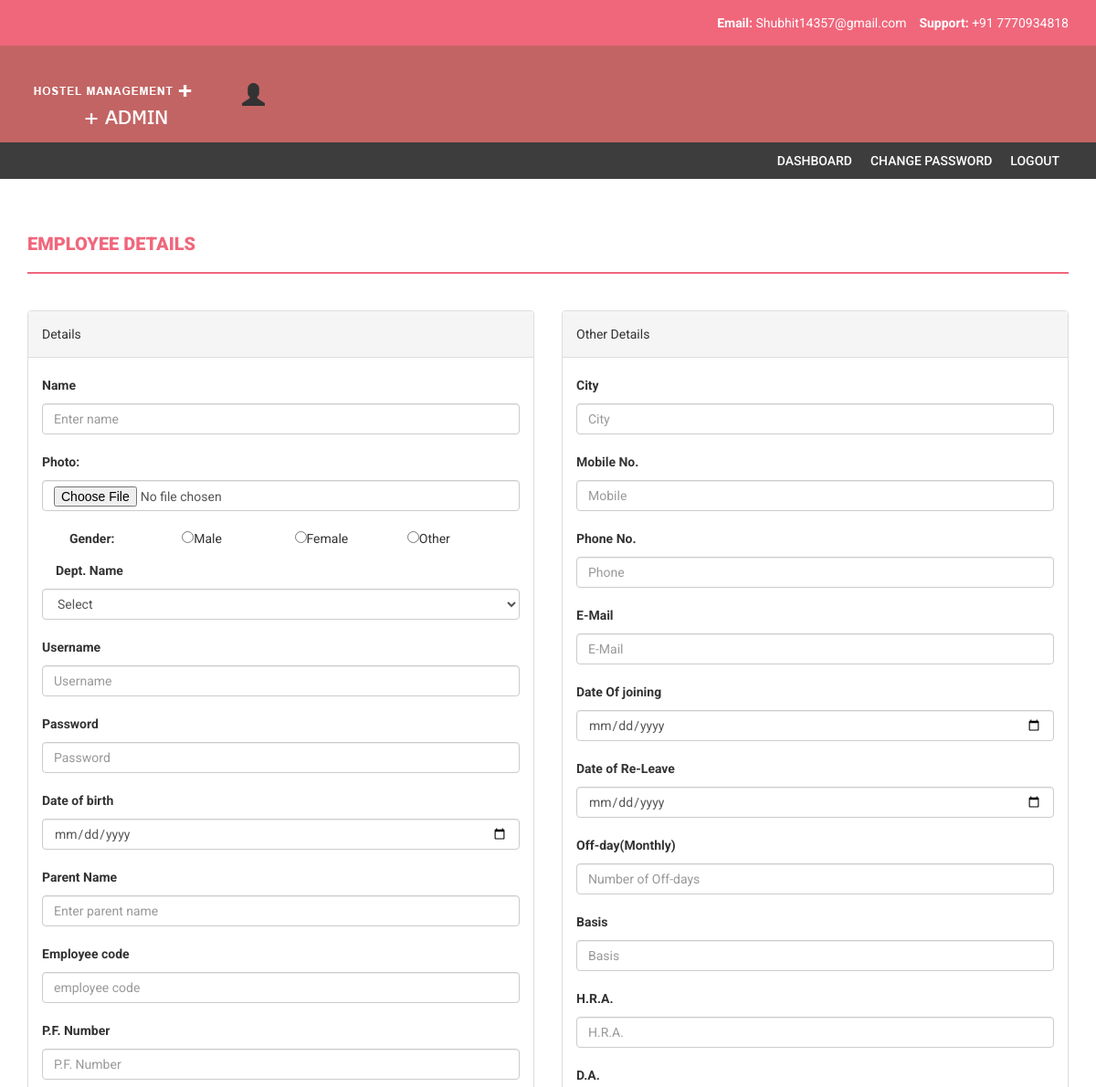
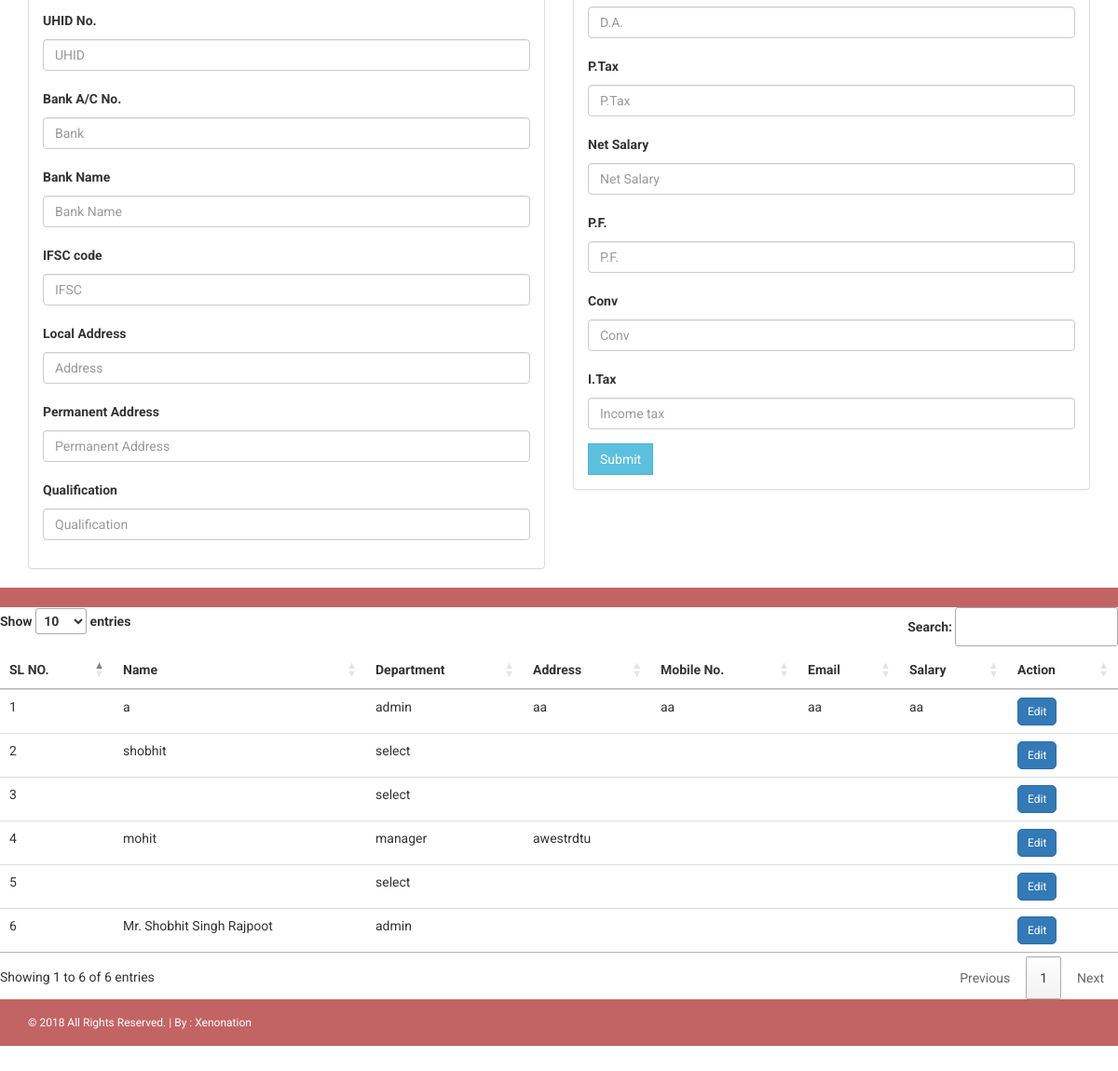
The app's page /admin/employee_registration.php with its own data (2 pictures, top to bottom).
### tables this page shows
CREATE TABLE `tbl_emp_registration` (
  `id` int(11) NOT NULL,
  `emp_name` varchar(30) NOT NULL,
  `dept_name` varchar(30) NOT NULL,
  `u_name` varchar(30) NOT NULL,
  `u_pass` varchar(30) NOT NULL,
  `parent_name` varchar(30) NOT NULL,
  `adhaar_no` varchar(30) NOT NULL,
  `bank_acc` varchar(30) NOT NULL,
  `bank_name` varchar(30) NOT NULL,
  `ifsc_code` varchar(30) NOT NULL,
  `address` varchar(30) NOT NULL,
  `city` varchar(30) NOT NULL,
  `mobile_no` varchar(30) NOT NULL,
  `phone_no` varchar(30) NOT NULL,
  `email` varchar(30) NOT NULL,
  `birth_date` varchar(30) NOT NULL,
  `joining_date` varchar(30) NOT NULL,
  `relieve_date` varchar(30) NOT NULL,
  `permanent_address` varchar(30) NOT NULL,
  `pf_number` varchar(30) NOT NULL,
  `qualification` varchar(30) NOT NULL,
  `gender` varchar(30) NOT NULL,
  `off_day` varchar(30) NOT NULL,
  `basis` varchar(30) NOT NULL,
  `hra` varchar(30) NOT NULL,
  `net_salary` varchar(30) NOT NULL,
  `pf` varchar(30) NOT NULL,
  `conv` varchar(30) NOT NULL,
  `p_tax` varchar(30) NOT NULL,
  `da` varchar(30) NOT NULL,
  `i_tax` varchar(30) NOT NULL,
  `total` varchar(30) NOT NULL,
  `emp_code` varchar(30) NOT NULL,
  `image` varchar(60) NOT NULL
);

### admin/employee_registration.php (the view, shortened to what this page needs)
<!DOCTYPE html>
<html xmlns="http://www.w3.org/1999/xhtml">
<head>
    <link href="assets/css/bootstrap.css" rel="stylesheet" />
    <link href="assets/css/font-awesome.css" rel="stylesheet" />
    <link href="assets/css/style.css" rel="stylesheet" />
    <link href="https://cdn.datatables.net/1.10.19/css/jquery.dataTables.min.css" rel="stylesheet" />
</head>
<body>
    <header>
        <div class="container">
            <div class="row">
                <div class="col-md-12">
                    <strong>Email:
                    </strong>Shubhit14357@gmail.com
                        &nbsp;&nbsp;
                 <strong>Support: </strong>+91 7770934818
                </div>
            </div>
        </div>
    </header>
     <div class="navbar navbar-inverse set-radius-zero">
        <div class="container">
            <div class="navbar-header">
                <a class="navbar-brand" href="index.php">
                    <img src="assets/img/logo.png" />
                </a>
            </div>
            <div class="left-div">
                <div class="user-settings-wrapper">
                    <ul class="nav">
                        <li class="dropdown">
                              <span class="glyphicon glyphicon-user" style="font-size: 25px;"></span>
                        </li>
                    </ul>
                </div>
            </div>
        </div>
    </div>
    <section class="menu-section">
        <div class="container">
            <div class="row">
                <div class="col-md-12">
                    <div class="navbar-collapse collapse ">
                        <ul id="menu-top" class="nav navbar-nav navbar-right">
                            <li><a href="index.php">Dashboard</a></li>
                          <li><a href="change_password.php">Change Password</a></li>
                            <li><a href="blank.php">LogOut</a></li>
                        </ul>
                    </div>
                </div>
            </div>
        </div>
    </section>
    <div class="content-wrapper">
        <div class="container">
              <div class="row">
                    <div class="col-md-12">
                        <h1 class="page-head-line">Employee Details</h1>
                    </div>
                                                    </div>
                                                <div class="row">
                                            <div class="col-md-6">
                                            <div class="panel panel-default">
                                        <div class="panel-heading">
                                Details
                            </div>
                                                <div class="panel-body">
              <form action="employee_registration_submit.php" method="POST" enctype="multipart/form-data">
                                                <div class="form-group">
                  <label >Name</label>
                <input type="text" name="user_name" id="user_name" class="form-control" placeholder="Enter name" />
              </div>
                   <div class="form-group">
                    <label >Photo:</label>
                    <input type="file" name="fileToUpload" class="form-control" id="fileToUpload" >
                  </div>
                <div class="col-xs-12" >
                    <div class="form-group">
                      <div class="col-xs-3" > <label >Gender:</label></div>
                      <div class="col-xs-3" ><input type="radio" name="gender" value="male">Male</div>
                      <div class="col-xs-3"> <input type="radio" name="gender" value="female">Female</div>
                    <div class="col-xs-3"> <input type="radio" name="gender" value="other">Other</div>
                    </div>
                </div>
  <div class="form-group">
  <div class="col-xs-12">  <label >Dept. Name</label></div>
                                            <select name="user_dept" id='user_dept' class="form-control">
                                                <option  value="select">Select</option>
                                              </select>
   </div>
   <div class="form-group">
   <label >Username</label>
                <input type="text" name="u_name" id="u_name" class="form-control" placeholder="Username" />
              </div>
                    <div class="form-group">
   <label >Password</label>
                <input type="Password" name="u_password" id="u_password" class="form-control" placeholder="Password" />
              </div>
  <div class="form-group">
    <label >Date of birth</label>
    <input type="date" class="form-control" name="u_dob" id="u_dob" placeholder="Date Of Birth" />
  </div>
 <div class="form-group"> <label >Parent Name</label>
             <input type="text" name="user_pname" id="user_pname" class="form-control" placeholder="Enter parent name" />
                                        </div>
  <div class="form-group">
    <label>Employee code</label>
    <input type="text" class="form-control" id="emp_code" name="emp_code" placeholder="employee code" />
  </div>
  <div class="form-group">
    <label >P.F. Number</label>
    <input type="text" class="form-control" id="emp_pfno" name="emp_pfno" placeholder="P.F. Number" />
  </div>
  <div class="form-group">
    <label >UHID No.</label>
    <input type="text" class="form-control" id="emp_uhid" name="emp_uhid" placeholder="UHID" />
  </div>
  <div class="form-group">
    <label >Bank A/C No.</label>
    <input type="text" class="form-control" name="emp_ac" id="emp_ac" placeholder="Bank" />
  </div>
  <div class="form-group">
    <label >Bank Name</label>
    <input type="text" class="form-control" id="emp_bankname" name="emp_bankname" placeholder="Bank Name" />
  </div>
  <div class="form-group">
    <label >IFSC code</label>
    <input type="text" class="form-control" name="emp_ifsc" id="emp_ifsc" placeholder="IFSC" />
  </div>
<div class="form-group">
    <label >Local Address</label>
    <input type="text" class="form-control" id="emp_address" name="emp_address" placeholder="Address" />
  </div>
  <div class="form-group">
    <label >Permanent Address</label>
    <input type="text" class="form-control" id="emp_paddress" name="emp_paddress" placeholder="Permanent Address" />
  </div>
<div class="form-group">
    <label >Qualification</label>
    <input type="text" class="form-control" id="emp_qualification" name="emp_qualification" placeholder="Qualification" />
  </div>
                            </div>
                            </div>
                    </div>
                    <div class="col-md-6">
                     <div class="panel panel-default">
                        <div class="panel-heading">
                        Other Details
                        </div>
                        <div class="panel-body">
  <div class="form-group">
    <label >City</label>
    <input type="text" class="form-control" id="emp_city" name="emp_city" placeholder="City" />
  </div>
  <div class="form-group">
    <label >Mobile No.</label>
    <input type="text" class="form-control" id="emp_mobile" name="emp_mobile" placeholder="Mobile" />
  </div>
  <div class="form-group">
    <label >Phone No.</label>
    <input type="text" class="form-control" id="emp_phone" name="emp_phone" placeholder="Phone" />
  </div>
 <div class="form-group">
    <label >E-Mail</label>
    <input type="text" class="form-control" id="emp_email" name="emp_email" placeholder="E-Mail" />
  </div>
 <div class="form-group">
    <label >Date Of joining</label>
    <input type="Date" class="form-control" id="emp_joiningdate" name="emp_joiningdate" placeholder="Joining date" />
  </div>
 <div class="form-group">
    <label >Date of Re-Leave</label>
    <input type="Date" class="form-control" id="emp_releavedate" name="emp_releavedate" placeholder="Re-Leave date" />
  </div>
 <div class="form-group">
    <label >Off-day(Monthly)</label>
    <input type="text" class="form-control" id="emp_offdays" name="emp_offdays" placeholder="Number of Off-days" />
  </div>
 <div class="form-group">
    <label >Basis</label>
    <input type="text" class="form-control" id="emp_basis" name="emp_basis" placeholder="Basis" />
  </div>
 <div class="form-group">
    <label >H.R.A.</label>
    <input type="text" class="form-control" id="emp_hra" name="emp_hra" placeholder="H.R.A." />
  </div>
 <div class="form-group">
    <label >D.A.</label>
    <input type="text" class="form-control" id="emp_da" name="emp_da" placeholder="D.A." />
  </div>
 <div class="form-group">
    <label >P.Tax</label>
    <input type="text" class="form-control" id="emp_ptax" name="emp_ptax" placeholder="P.Tax" />
  </div>
                 <div class="form-group">
                    <label >Net Salary</label>
                    <input type="text" class="form-control" id="emp_salary" name="emp_salary" placeholder="Net Salary" />
                  </div>
                 <div class="form-group">
                    <label >P.F.</label>
                    <input type="text" class="form-control" id="emp_pf" name="emp_pf" placeholder="P.F." />
                  </div>
                 <div class="form-group">
                    <label >Conv</label>
                    <input type="text" class="form-control" id="emp_conv" name="emp_conv" placeholder="Conv" />
                  </div>
 <div class="form-group">
    <label >I.Tax</label>
    <input type="text" class="form-control" id="emp_itax" name="emp_itax" placeholder="Income tax" />
  </div>
 <input type="submit" name="sub" id="sub" class="btn btn-info" value="Submit">
</div>
                        </div>
                                </div>             </div>
                    </div>
<footer>
        <div class="container">
            <div class="row">
                <div class="col-md-12">
                </div>
            </div>
        </div>
    </footer>
                <div class="table-responsive ">
                <table class="table" id="example" class="display">
                <thead>
                    <tr>
                        <th>SL NO.</th>
                        <th>Name</th>
                        <th>Department</th>
                        <th>Address</th>
                        <th>Mobile No.</th>
                        <th>Email</th>
                        <th>Salary</th>
                        <th>Action</th>
                    </tr>
                </thead>
                <tbody>
                  <?php
                  include '../configfile.php';
                            $type=mysqli_query($link,"SELECT * FROM tbl_emp_registration  order by id desc");
                            $flag = 0;
                            while ($row=mysqli_fetch_assoc($type))
                            {?>
                   <tr>
                            <td><?php echo ++$flag; ?></td>
                            <td><?php echo $row["emp_name"];?></td>
                            <td><?php echo $row["dept_name"];?></td>
                            <td><?php echo $row["address"];?></td>
                            <td><?php echo $row["mobile_no"];?></td>
                            <td><?php echo $row["email"];?></td>
                            <td><?php echo $row["net_salary"];?></td>
                            <td>
                          <button type="button"  class="btn btn-primary btn-sm edit" id="<?php echo $row["id"];?>" style="border-radius: 5px">Edit</button>                        </td>
                    </tr>
                           <?php
                            }?>
                </tbody>
                </table>
                </div>
    <footer>
        <div class="container">
            <div class="row">
                <div class="col-md-12">
                    &copy; 2018 All Rights Reserved. | By : <a href="http://www.xenonation.com/" target="_blank">Xenonation</a>
                </div>
            </div>
        </div>
    </footer>
</body>
</html>

### admin/assets/css/style.css (style rules this page uses)
body { font-family: 'Roboto', sans-serif; line-height: 30px; }
.set-radius-zero { border-radius: 0px; -moz-border-radius: 0px; -webkit-border-radius: 0px; }
.content-wrapper { margin-top: 40px; min-height: 600px; padding-bottom: 60px; }
.page-head-line { font-weight: 900; padding-bottom: 20px; border-bottom: 2px solid #F0677C; text-transform: uppercase; color: #F0677C; font-size: 20px; margin-bottom: 40px; }
.btn { border-radius: 0px; -webkit-border-radius: 0px; -moz-border-radius: 0px; }
header { background-color: #F0677C; color: #fff; padding: 10px; text-align: right; }
.left-div { padding-left: 30px; margin-top: 40px; margin-bottom: 30px; }
.navbar-brand { width: 250px; padding-top: 30px; }
.user-settings-wrapper { margin-top: 10px; }
.user-settings-wrapper li { display: inline-block; }
.menu-section { background-color: #3D3D3D; }
#menu-top a { color: #FFF; text-decoration: none; font-weight: 500; padding: 10px 10px 10px 10px; text-transform: uppercase; }
.navbar-inverse { background-color: #C36464; border-color: transparent; }
.navbar { margin-bottom: 0px; }
footer { padding: 10px; color: #fff; font-size: 12px; background-color: #C36464; }
footer a, footer a:hover { color: #fff; text-decoration: none; }

### records on screen
tbl_emp_registration: emp_name "a", dept_name "admin", address "aa", mobile_no "aa", email "aa", net_salary "aa"
tbl_emp_registration: emp_name "shobhit", dept_name "select"
tbl_emp_registration: dept_name "select"
tbl_emp_registration: emp_name "mohit", dept_name "manager", address "awestrdtu"
tbl_emp_registration: dept_name "select"
tbl_emp_registration: emp_name "Mr. Shobhit Singh Rajpoot", dept_name "admin"
